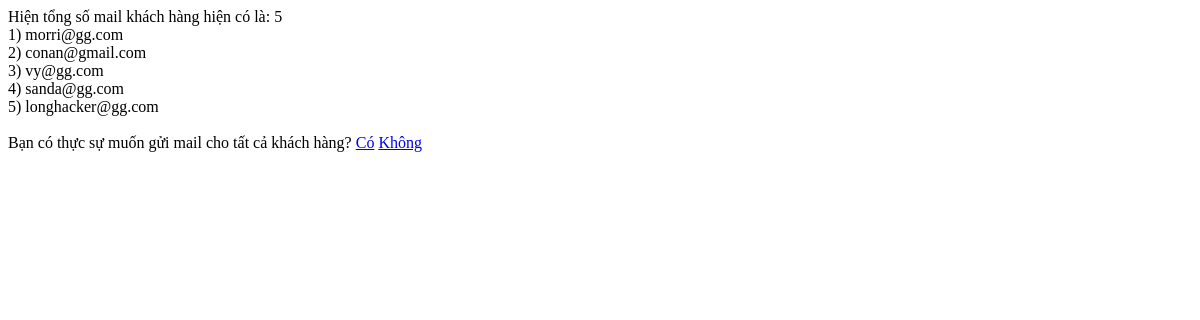
/admin/dashboard/mail/index.php (signed in), run on an earlier commit of the app's database.
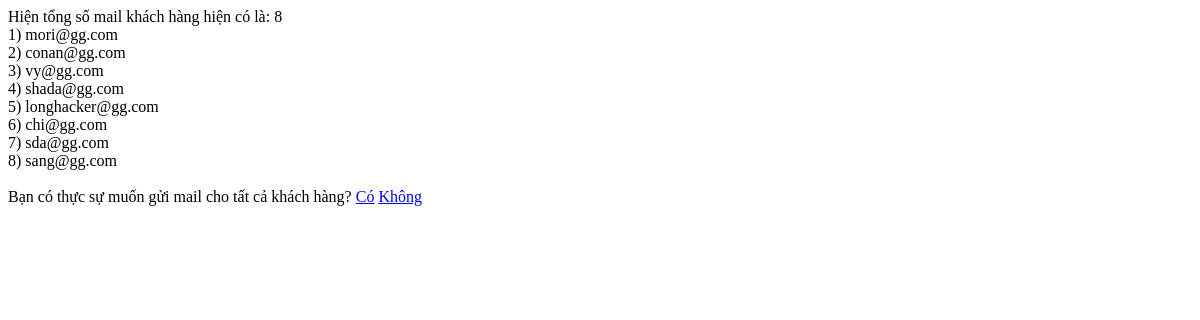
And on a later commit of the database.
### tables this page shows
CREATE TABLE `khach_hang` (
  `ma` int(11) NOT NULL,
  `ten` varchar(100) NOT NULL,
  `gioi_tinh` tinyint(1) NOT NULL,
  `ngay_sinh` date NOT NULL,
  `email` varchar(100) NOT NULL,
  `sdt` varchar(12) NOT NULL,
  `dia_chi` varchar(100) NOT NULL,
  `mat_khau` varchar(50) NOT NULL,
  `cap_do` int(11) NOT NULL
);

### admin/dashboard/mail/index.php (the view, shortened to what this page needs)
<!DOCTYPE html>
<html>
<head>
</head>
<body>
	Hiện tổng số mail khách hàng hiện có là:
	<?php
	require '../../connect.php';
	$sql = "select * from khach_hang";
	$result = mysqli_query($connect, $sql);
	$so_email = mysqli_num_rows($result);
	echo $so_email;
	echo "<br>";
	$index = 0;
	foreach ($result as $row) {
		$index++;
		echo "$index) ";
		echo $row['email'];
		echo "<br>";
	}
	?>
	<br>
	Bạn có thực sự muốn gửi mail cho tất cả khách hàng?
	<a href="send_process.php">Có</a>
	<a href="../root">Không</a>
</body>
</html>

What changed in the data, as far as the page shows it:
changed khach_hang: email "morri@gg.com" → "mori@gg.com"
changed khach_hang: email "conan@gmail.com" → "conan@gg.com"
changed khach_hang: email "sanda@gg.com" → "shada@gg.com"
added khach_hang: email "chi@gg.com"
added khach_hang: email "sda@gg.com"
added khach_hang: email "sang@gg.com"
Also different on the page:
$so_email: "5" → "8"
